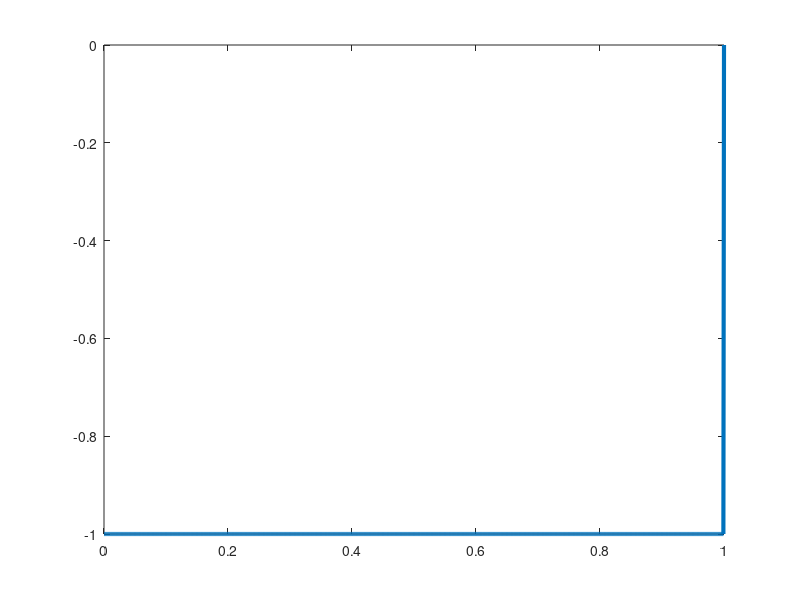

Source code (MATLAB):
bits = input('prompt');
bitrate = 1;
n = 1000;
T = length(bits)/bitrate;
N = n*length(bits);
dt = T/N;
t = 0:dt:T;
x = zeros(1,length(t));
counter = 0;
lastbit = 1;
for i=1:length(bits)
  if bits(i)==0
    counter = counter + 1;
    if counter==8
      x((i-1-7)*n+1:(i-7)*n) = 0;
      x((i-1-6)*n+1:(i-6)*n) = 0;
      x((i-1-5)*n+1:(i-5)*n) = 0;
      x((i-1-4)*n+1:(i-4)*n) = lastbit;
      x((i-1-3)*n+1:(i-3)*n) = -lastbit;
      lastbit = -lastbit;
      x((i-1-2)*n+1:(i-2)*n) = 0;
      x((i-1-1)*n+1:(i-1)*n) = lastbit;
      x((i-1)*n+1:i*n) = -lastbit;
      lastbit = -lastbit;
      counter = 0;
    end
  else
    counter = 0;
    x((i-1)*n+1:i*n) = -lastbit;
    lastbit = -lastbit;
  end
end
plot(t, x, 'Linewidth', 3);
counter = 0;
lastbit = 1;
for i = 1:length(t)
  if t(i)>counter
    counter = counter + 1;
    if x(i)==lastbit
      result(counter:counter+4) = 0;
      counter = counter + 4;
    else
      if(x(i)==0)
        result(counter) = 0;
      else
        result(counter) = 1;
        lastbit = -lastbit;
      end
    end
  end
end
disp('B8ZS Decoding:');
disp(result)
